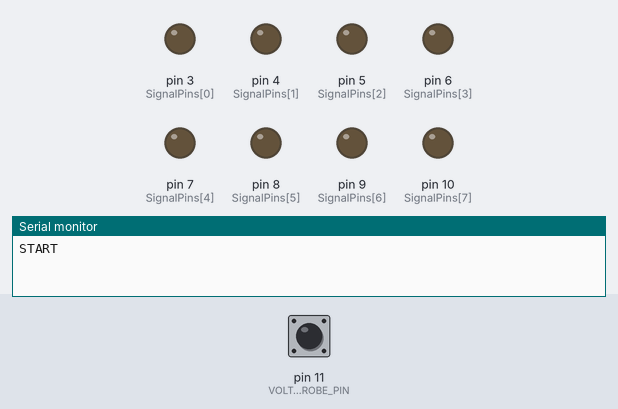
A sketch run on a simulated Arduino Uno, built with avr-gcc and run on an emulated ATmega328P. On the bench: output pins drawn as LEDs (lit = HIGH), the last lines printed to the serial monitor. The test bench sets the inputs (shaded band); at power-on: pin 11 (VOLT_STROBE_PIN) LOW.

Above: at 1.2 s.
1.3 s: pin 11 (VOLT_STROBE_PIN) driven HIGH
At 2.0 s:
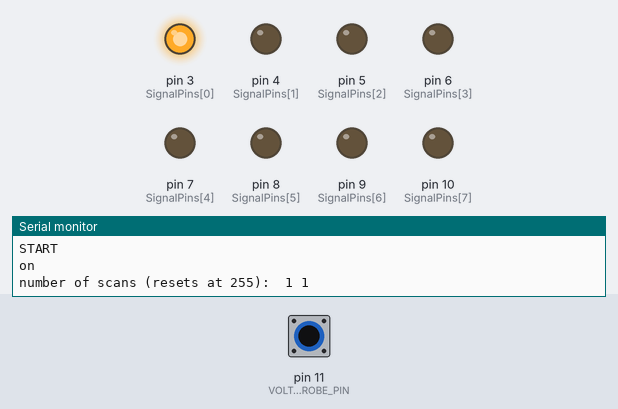
2.8 s: pin 11 (VOLT_STROBE_PIN) driven LOW
4.3 s: pin 11 (VOLT_STROBE_PIN) driven HIGH
At 5.5 s:
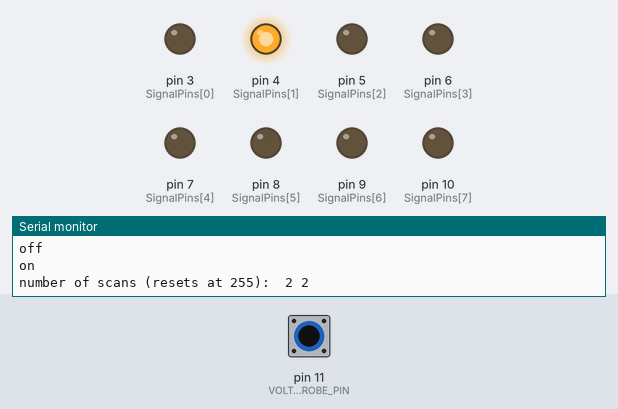
5.8 s: pin 11 (VOLT_STROBE_PIN) pulsed LOW 5 times (0.12 s each, 0.3 s apart)
At 8.4 s:
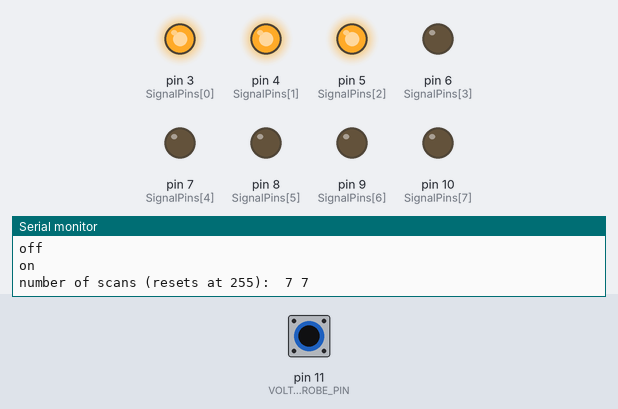
8.8 s: pin 11 (VOLT_STROBE_PIN) pulsed LOW 2 times (0.12 s each, 0.3 s apart)
At 10.0 s:
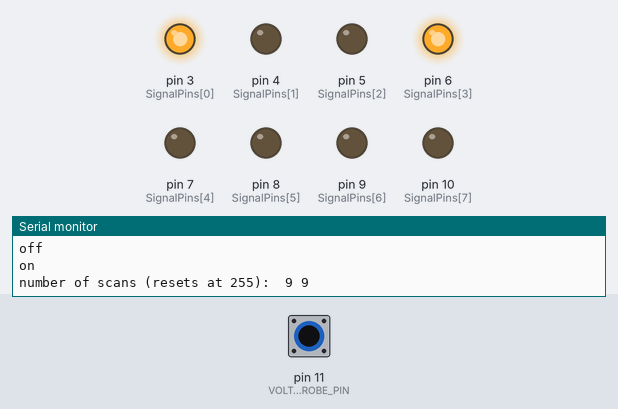
Timing chart, 0 to 11.8 s (numbered marks = the images above; inputs shaded):
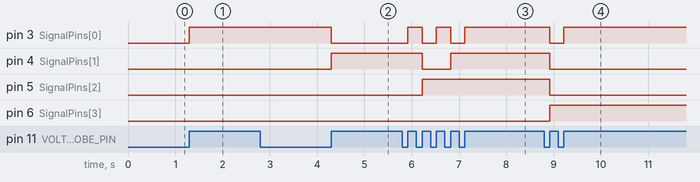

The sketch:

Sync_Volt_and_Behavior_DANA.ino
```cpp
/////////////////////////////////////////////////////////////////
// This code syncs the voltammetry system with the behavioral systems
// It waits for a pulse from the voltammetry system. When it arrives, it
// then puts out a sequentially increasing binary code out of 8 output lines (so 0-255).
// It also sends this code (or a serialized version of it) to the
// behavioral acquisition system - or, if you are using a DAQ card to do the
// syncing, send a line out from this (or split it) to the card and, in matlab, run VOLT_Acquire_Sync_Signals_From_DAQ
//
//
/////////////////////////////////////////////////////////////////
// Cowen 2014
/////////////////////////////////////////////////////////////////
#define N_SIGNAL_PINS 8 // each one goes to a unique input port on the Voltammetry system. Digital codes.
#define VOLT_STROBE_PIN 11 // Pin that waits for a TTL from the voltammetry system - SPLIT THIS AND ALSO SEND TO AMPLIPEX
#define BEHAVIOR_SIG_OUT_PIN 2  // Pin to the behaviorl system (e.g. Amplipex)
#define BEHAVIOR_SYNC_OUT_PIN 13 // Pin to the behaviorl system (e. g. Amplipex)
#define OUTPUT_BAUD 19200 //19200

int SignalPins[] = {3, 4, 5, 6, 7, 8, 9, 10}; // Pins on the arduino - will be specific to the type of arduino that you are using. You can choose - but don't use pins 0-4 and some others that are dedicated to other thing.
int Volt_Strobe_State = LOW;         // current state of the voltammetry sync input
int last_Volt_Strobe_State = LOW;    // previous state of the voltammetry sync input
int Scan_Counter = 0;   // counter for the number of button presses
int Master_Counter = 0;   // counter for the number of button presses
int i = 0;

void setup() {
  // run once:
  Serial.begin(OUTPUT_BAUD); // SENDS OUTPUT TO THE PC. WILL USE THE USB PORT CONNECTED TO THE ARDUINO.

  for (i = 0; i < N_SIGNAL_PINS; i++) {
    pinMode(SignalPins[i], OUTPUT);
    digitalWrite(SignalPins[i], LOW);
  }
  //  pinMode(VOLT_STROBE_PIN, INPUT_PULLUP);
  //  digitalWrite(VOLT_STROBE_PIN, HIGH);
  pinMode(VOLT_STROBE_PIN, INPUT);
  digitalWrite(VOLT_STROBE_PIN, LOW);
  Serial.print("START\n");
}

void loop() {
  // Runs continuously
  Volt_Strobe_State = digitalRead(VOLT_STROBE_PIN);
  //  delay(200); // for testing
  // compare the buttonState to its previous state
  if (Volt_Strobe_State != last_Volt_Strobe_State) {
    // if the state has changed, increment the counter
    if (Volt_Strobe_State == HIGH) {
      // if the current state is HIGH then the input
      // wend from off to on:
      Scan_Counter++;
      Master_Counter++;
      if (Scan_Counter == 256) {
        Scan_Counter = 0;
      }
      // Send out the digital output: NOTE - this will stay active until the next pulse is received. Why? Because the voltammetry system samples digital in relatively slowly so might as well just keep it on rather than risk it missing a signal.
      for (i = 0; i < N_SIGNAL_PINS; i++) {
         digitalWrite(SignalPins[i], bitRead(Scan_Counter, i));
         // digitalWrite(SignalPins[i], HIGH);
      }
      // Send out a serialzed output of the same digital val to the behavioral recording system.
      // Send out the digital output: NOTE - this will stay active until the next pulse is received. Why? Because the voltammetry system samples digital in relatively slowly so might as well just keep it on rather than risk it missing a signal.
      for (i = 0; i < N_SIGNAL_PINS; i++) {
        digitalWrite(BEHAVIOR_SIG_OUT_PIN, bitRead(Scan_Counter, i));
        digitalWrite(BEHAVIOR_SYNC_OUT_PIN, HIGH);
        delay(4);
        digitalWrite(BEHAVIOR_SIG_OUT_PIN, LOW);
        digitalWrite(BEHAVIOR_SYNC_OUT_PIN, LOW);
        delay(4);
      }

      Serial.println("on");
      Serial.print("number of scans (resets at 255):  ");
      Serial.print(Scan_Counter);
      Serial.print(" ");
      Serial.println(Master_Counter);
      //delay(50); // delay a bit to avoid any bounce on the input line. Probably unnecessary. May need a pulldown resistor on the input line (e.g. 10K to ground)
    }
    else {
      // if the current state is LOW then the button
      // wend from on to off:
      Serial.println("off");
    }
  } // checks if last state was the same or different.

  // save the current state as the last state,
  //for next time through the loop
  last_Volt_Strobe_State = Volt_Strobe_State;
}
```

Measured:
- after the input at 1.3 s, pin 3 (SignalPins[0]): LOW → HIGH at once
- after the input at 4.3 s, pin 3 (SignalPins[0]): HIGH → LOW at once; pin 4 (SignalPins[1]): LOW → HIGH at once
- after the input at 5.8 s, pin 3 (SignalPins[0]): alternates HIGH for 0.30 s and LOW for 0.30 s, 5 changes in all, then stays HIGH, starting after 0.12 s; pin 4 (SignalPins[1]): HIGH → LOW after 0.42 s, → HIGH 0.60 s later; pin 5 (SignalPins[2]): LOW → HIGH after 0.42 s
- after the input at 8.8 s, pin 3 (SignalPins[0]): HIGH → LOW after 0.12 s, → HIGH 0.30 s later; pin 4 (SignalPins[1]), pin 5 (SignalPins[2]): HIGH → LOW after 0.12 s; pin 6 (SignalPins[3]): LOW → HIGH after 0.12 s
